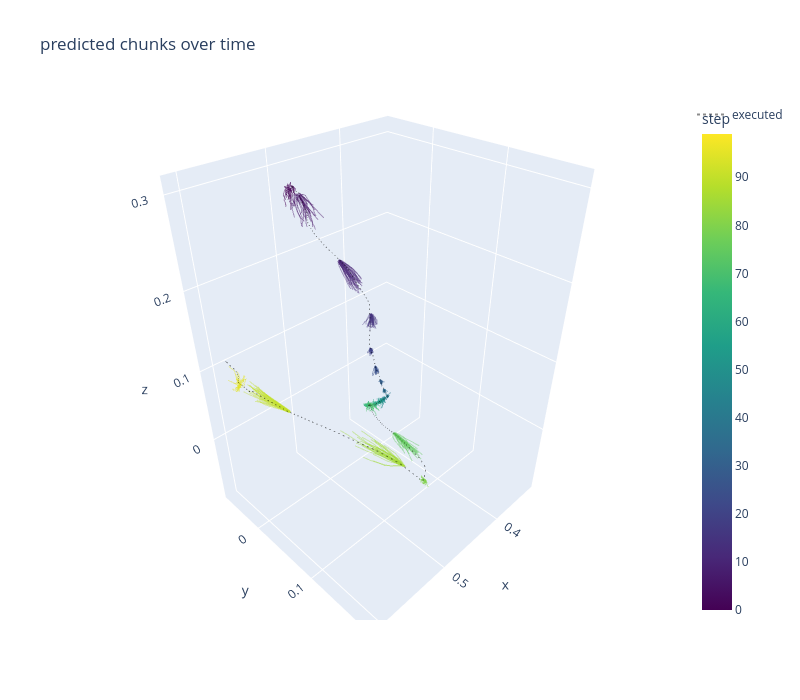

The cell this chart's notebook holds for it:
### Code cell
plot_chunks_over_time_plotly(chunk)

### Figure 1 — Plotly figure (JSON) as saved in the notebook; plotly's stock layout.template omitted (floating-point values rounded to 4 significant figures; data arrays with more than 128 entries replaced by an {"elided": "..."} marker saying what was removed)
{"data": [{"legendgroup": "0", "line": {"color": "rgb(68, 1, 84)", "width": 2}, "mode": "lines", "name": "step 0", "opacity": 0.4, "showlegend": false, "type": "scatter3d", "x": {"elided": "288 float values"}, "y": {"elided": "288 float values"}, "z": {"elided": "288 float values"}}, {"legendgroup": "5", "line": {"color": "rgb(70, 19, 100)", "width": 2}, "mode": "lines", "name": "step 5", "opacity": 0.4, "showlegend": false, "type": "scatter3d", "x": {"elided": "288 float values"}, "y": {"elided": "288 float values"}, "z": {"elided": "288 float values"}}, {"legendgroup": "10", "line": {"color": "rgb(72, 36, 117)", "width": 2}, "mode": "lines", "name": "step 10", "opacity": 0.4, "showlegend": false, "type": "scatter3d", "x": {"elided": "288 float values"}, "y": {"elided": "288 float values"}, "z": {"elided": "288 float values"}}, {"legendgroup": "15", "line": {"color": "rgb(68, 52, 126)", "width": 2}, "mode": "lines", "name": "step 15", "opacity": 0.4, "showlegend": false, "type": "scatter3d", "x": {"elided": "288 float values"}, "y": {"elided": "288 float values"}, "z": {"elided": "288 float values"}}, {"legendgroup": "20", "line": {"color": "rgb(64, 67, 134)", "width": 2}, "mode": "lines", "name": "step 20", "opacity": 0.4, "showlegend": false, "type": "scatter3d", "x": {"elided": "288 float values"}, "y": {"elided": "288 float values"}, "z": {"elided": "288 float values"}}, {"legendgroup": "25", "line": {"color": "rgb(58, 81, 138)", "width": 2}, "mode": "lines", "name": "step 25", "opacity": 0.4, "showlegend": false, "type": "scatter3d", "x": {"elided": "288 float values"}, "y": {"elided": "288 float values"}, "z": {"elided": "288 float values"}}, {"legendgroup": "30", "line": {"color": "rgb(53, 96, 141)", "width": 2}, "mode": "lines", "name": "step 30", "opacity": 0.4, "showlegend": false, "type": "scatter3d", "x": {"elided": "288 float values"}, "y": {"elided": "288 float values"}, "z": {"elided": "288 float values"}}, {"legendgroup": "35", "line": {"color": "rgb(47, 109, 142)", "width": 2}, "mode": "lines", "name": "step 35", "opacity": 0.4, "showlegend": false, "type": "scatter3d", "x": {"elided": "288 float values"}, "y": {"elided": "288 float values"}, "z": {"elided": "288 float values"}}, {"legendgroup": "40", "line": {"color": "rgb(42, 121, 142)", "width": 2}, "mode": "lines", "name": "step 40", "opacity": 0.4, "showlegend": false, "type": "scatter3d", "x": {"elided": "288 float values"}, "y": {"elided": "288 float values"}, "z": {"elided": "288 float values"}}, {"legendgroup": "45", "line": {"color": "rgb(37, 133, 142)", "width": 2}, "mode": "lines", "name": "step 45", "opacity": 0.4, "showlegend": false, "type": "scatter3d", "x": {"elided": "288 float values"}, "y": {"elided": "288 float values"}, "z": {"elided": "288 float values"}}, {"legendgroup": "50", "line": {"color": "rgb(34, 145, 139)", "width": 2}, "mode": "lines", "name": "step 50", "opacity": 0.4, "showlegend": false, "type": "scatter3d", "x": {"elided": "288 float values"}, "y": {"elided": "288 float values"}, "z": {"elided": "288 float values"}}, {"legendgroup": "55", "line": {"color": "rgb(31, 158, 137)", "width": 2}, "mode": "lines", "name": "step 55", "opacity": 0.4, "showlegend": false, "type": "scatter3d", "x": {"elided": "288 float values"}, "y": {"elided": "288 float values"}, "z": {"elided": "288 float values"}}, {"legendgroup": "60", "line": {"color": "rgb(41, 169, 130)", "width": 2}, "mode": "lines", "name": "step 60", "opacity": 0.4, "showlegend": false, "type": "scatter3d", "x": {"elided": "288 float values"}, "y": {"elided": "288 float values"}, "z": {"elided": "288 float values"}}, {"legendgroup": "65", "line": {"color": "rgb(51, 181, 122)", "width": 2}, "mode": "lines", "name": "step 65", "opacity": 0.4, "showlegend": false, "type": "scatter3d", "x": {"elided": "288 float values"}, "y": {"elided": "288 float values"}, "z": {"elided": "288 float values"}}, {"legendgroup": "70", "line": {"color": "rgb(74, 191, 109)", "width": 2}, "mode": "lines", "name": "step 70", "opacity": 0.4, "showlegend": false, "type": "scatter3d", "x": {"elided": "288 float values"}, "y": {"elided": "288 float values"}, "z": {"elided": "288 float values"}}, {"legendgroup": "75", "line": {"color": "rgb(100, 202, 94)", "width": 2}, "mode": "lines", "name": "step 75", "opacity": 0.4, "showlegend": false, "type": "scatter3d", "x": {"elided": "288 float values"}, "y": {"elided": "288 float values"}, "z": {"elided": "288 float values"}}, {"legendgroup": "80", "line": {"color": "rgb(129, 210, 76)", "width": 2}, "mode": "lines", "name": "step 80", "opacity": 0.4, "showlegend": false, "type": "scatter3d", "x": {"elided": "288 float values"}, "y": {"elided": "288 float values"}, "z": {"elided": "288 float values"}}, {"legendgroup": "85", "line": {"color": "rgb(162, 218, 55)", "width": 2}, "mode": "lines", "name": "step 85", "opacity": 0.4, "showlegend": false, "type": "scatter3d", "x": {"elided": "288 float values"}, "y": {"elided": "288 float values"}, "z": {"elided": "288 float values"}}, {"legendgroup": "90", "line": {"color": "rgb(194, 224, 42)", "width": 2}, "mode": "lines", "name": "step 90", "opacity": 0.4, "showlegend": false, "type": "scatter3d", "x": {"elided": "288 float values"}, "y": {"elided": "288 float values"}, "z": {"elided": "288 float values"}}, {"legendgroup": "95", "line": {"color": "rgb(227, 228, 39)", "width": 2}, "mode": "lines", "name": "step 95", "opacity": 0.4, "showlegend": false, "type": "scatter3d", "x": {"elided": "288 float values"}, "y": {"elided": "288 float values"}, "z": {"elided": "288 float values"}}, {"line": {"color": "black", "dash": "dot", "width": 2}, "mode": "lines", "name": "executed", "opacity": 0.45, "type": "scatter3d", "x": [0.524, 0.5231, 0.5208, 0.5174, 0.5118, 0.5055, 0.4895, 0.484, 0.4679, 0.4497, 0.4306, 0.4134, 0.4017, 0.3881, 0.3768, 0.375, 0.3729, 0.3724, 0.3729, 0.3724, 0.3707, 0.3699, 0.3677, 0.3662, 0.3649, 0.3637, 0.3623, 0.3592, 0.3566, 0.3545, 0.3546, 0.3529, 0.3516, 0.3498, 0.3477, 0.3469, 0.3453, 0.3433, 0.3408, 0.3395, 0.3383, 0.3376, 0.3374, 0.338, 0.3383, 0.3468, 0.3481, 0.3482, 0.3499, 0.3549, 0.3584, 0.3638, 0.3686, 0.3746, 0.3755, 0.3765, 0.3755, 0.3802, 0.3859, 0.3908, 0.3963, 0.4002, 0.4065, 0.4156, 0.4204, 0.4216, 0.4273, 0.4343, 0.4396, 0.4443, 0.4518, 0.4593, 0.4722, 0.4873, 0.5015, 0.5115, 0.521, 0.5229, 0.5248, 0.526, 0.5262, 0.5305, 0.5312, 0.5351, 0.5395, 0.5489, 0.5617, 0.5721, 0.5817, 0.5901, 0.5948, 0.6015, 0.6063, 0.6072, 0.6066, 0.6028, 0.5938, 0.5903, 0.593, 0.5884], "y": [0.0008394, 0.0024, -0.001408, -0.004372, -0.006191, -0.01204, -0.02246, -0.03195, -0.04083, -0.04493, -0.04457, -0.04805, -0.05031, -0.05044, -0.05008, -0.05161, -0.05307, -0.05379, -0.05494, -0.055, -0.05447, -0.0541, -0.05374, -0.05373, -0.05355, -0.05323, -0.05322, -0.05313, -0.05293, -0.05276, -0.05292, -0.05271, -0.05266, -0.05331, -0.05332, -0.05306, -0.05337, -0.05328, -0.05359, -0.05337, -0.05374, -0.05368, -0.05294, -0.05241, -0.05387, -0.05103, -0.05158, -0.05219, -0.04967, -0.04649, -0.04509, -0.04136, -0.03894, -0.03478, -0.03246, -0.0318, -0.03167, -0.03138, -0.02958, -0.02335, -0.01872, -0.01637, -0.01435, -0.0111, -0.009509, -0.00905, -0.0001041, 0.01106, 0.01422, 0.01958, 0.02559, 0.03282, 0.04761, 0.06805, 0.09678, 0.1257, 0.1519, 0.1704, 0.1815, 0.1802, 0.1817, 0.1799, 0.1798, 0.179, 0.1772, 0.1686, 0.1534, 0.1355, 0.116, 0.08958, 0.05849, 0.02922, 0.01299, 0.01229, -0.0007234, -0.01436, -0.0285, -0.039, -0.05137, -0.06235], "z": [0.3031, 0.2982, 0.2952, 0.295, 0.2922, 0.2828, 0.2582, 0.2468, 0.2247, 0.2024, 0.1797, 0.16, 0.1392, 0.1172, 0.09651, 0.07801, 0.06416, 0.05083, 0.03722, 0.02551, 0.01943, 0.01365, 0.008211, 0.001101, -0.006218, -0.01209, -0.01868, -0.02587, -0.03389, -0.03814, -0.04205, -0.04617, -0.05139, -0.05611, -0.05967, -0.06305, -0.06684, -0.07023, -0.0739, -0.07651, -0.08131, -0.08181, -0.08226, -0.08249, -0.08262, -0.08025, -0.07974, -0.08011, -0.0792, -0.07577, -0.0729, -0.07021, -0.06841, -0.05968, -0.05812, -0.05778, -0.05821, -0.05666, -0.05323, -0.04844, -0.04283, -0.04122, -0.03532, -0.03086, -0.02657, -0.02528, -0.01594, -0.00719, -0.001293, 0.006493, 0.01507, 0.02391, 0.03785, 0.04671, 0.05671, 0.06697, 0.07411, 0.07115, 0.06578, 0.05838, 0.05135, 0.05298, 0.05338, 0.05994, 0.06621, 0.08003, 0.09384, 0.1011, 0.1075, 0.1097, 0.1069, 0.1108, 0.115, 0.1134, 0.1131, 0.1072, 0.1037, 0.1042, 0.1113, 0.1045]}, {"marker": {"cmax": 99, "cmin": 0, "color": [0, 99], "colorbar": {"title": {"text": "step"}}, "colorscale": [[0, "#440154"], [0.1111, "#482878"], [0.2222, "#3e4989"], [0.3333, "#31688e"], [0.4444, "#26828e"], [0.5556, "#1f9e89"], [0.6667, "#35b779"], [0.7778, "#6ece58"], [0.8889, "#b5de2b"], [1, "#fde725"]], "showscale": true}, "mode": "markers", "showlegend": false, "type": "scatter3d", "x": [null], "y": [null], "z": [null]}], "layout": {"height": 700, "scene": {"aspectmode": "data", "xaxis": {"title": {"text": "x"}}, "yaxis": {"title": {"text": "y"}}, "zaxis": {"title": {"text": "z"}}}, "title": {"text": "predicted chunks over time"}, "width": 800}}
